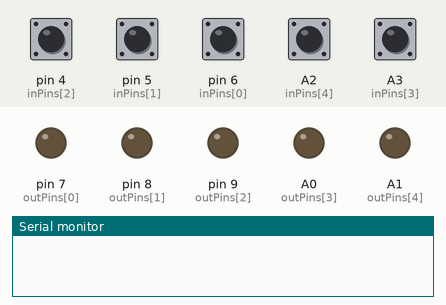
A sketch run on a simulated Arduino Uno, built with avr-gcc and run on an emulated ATmega328P. On the bench: output pins drawn as LEDs (lit = HIGH), the last lines printed to the serial monitor. The test bench sets the inputs (shaded band); at power-on: A2 (inPins[4]), A3 (inPins[3]), pin 4 (inPins[2]), pin 5 (inPins[1]), pin 6 (inPins[0]) HIGH.

Above: at 1.2 s.
1.3 s: pin 4 (inPins[2]) pulled LOW for 0.15 s
At 1.37 s:
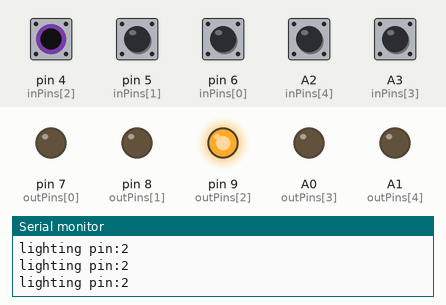
2.9 s: pin 5 (inPins[1]) pulled LOW for 0.15 s
At 2.97 s:
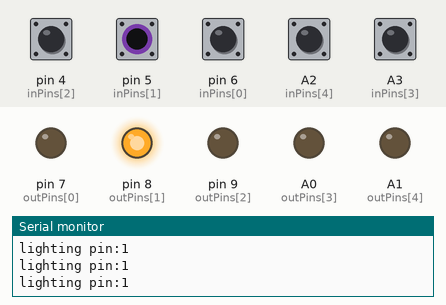
4.5 s: pin 6 (inPins[0]) pulled LOW for 0.15 s
At 4.57 s:
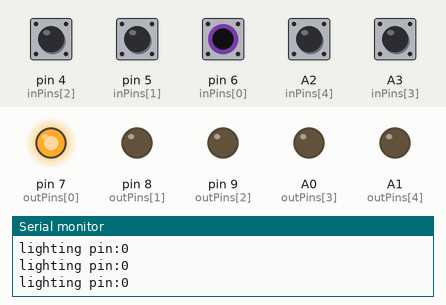
6.1 s: A2 (inPins[4]) pulled LOW for 0.15 s
At 6.17 s:
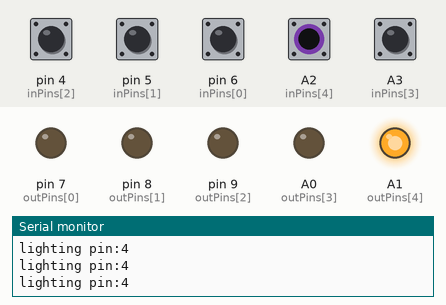
7.7 s: A3 (inPins[3]) pulled LOW for 0.15 s
At 7.77 s:
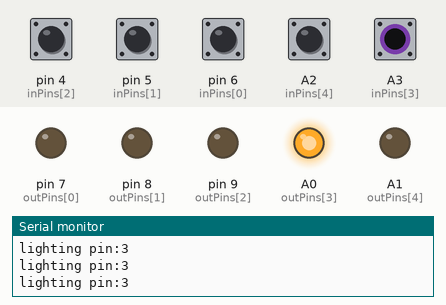
9.3 s: pin 4 (inPins[2]) driven LOW and pin 5 (inPins[1]) driven LOW
At 10.4 s:
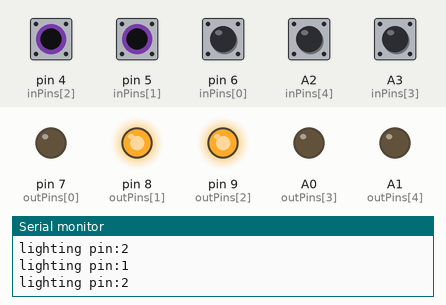
Timing chart, 0 to 11.8 s (numbered marks = the images above; inputs shaded):
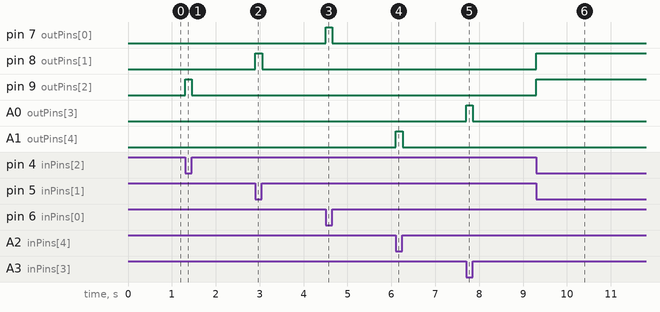

The sketch:

lightUpButtonsTestDebounce.ino
```cpp
//mapped to final boards
// Yellow, Green, White, Red, Blue
byte inPins[5] = {6, 5, 4, A3, A2};
byte outPins[5] = {7, 8,9, A0, A1 };

int buttonState[5] = {0, 0, 0, 0, 0};
int lastButtonState[5] = {0, 0, 0, 0, 0};
int ledState[5] = {0, 0, 0, 0, 0};

unsigned long lastDebounceTime[] = {0, 0, 0, 0, 0};
unsigned long debounceDelay = 50;

void setup() {
  //start serial connection
  Serial.begin(9600);
  //configure pin 2 as an input and enable the internal pull-up resistor

  for (int i = 0; i < 5; i++) {
    pinMode(inPins[i], INPUT_PULLUP);
  }

  for (int i = 0; i < 5; i++) {
    pinMode(outPins[i], OUTPUT);
  }
  for (int i = 0; i < 5; i++) {
    digitalWrite(outPins[i], LOW);
  }
}

void loop() {
  checkInputs();
  lightUpButtons();

}

void checkInputs() {
  for (int i = 0; i < 5; i++) {
    int reading = digitalRead(inPins[i]);

    if (reading != lastButtonState[i]) {
      // reset the debouncing timer
      lastDebounceTime[i] = millis();
    }
    if ((millis() - lastDebounceTime[i]) > debounceDelay) {
      if (reading != buttonState[i]) {
        buttonState[i] = reading;

        // only toggle the LED if the new button state is HIGH
        if (buttonState[i] == LOW) {
          ledState[i] = !ledState[i];
          Serial.print("Buttoon ");
          Serial.print(i);
          Serial.println(" was pressed");
        }
      }
    }
    lastButtonState[i] = reading;
  }
}

void printStates() {

  for (int i = 0; i < 5; i++) {
    int sensorVal = digitalRead(inPins[i]);

    Serial.print(" Button ");
    Serial.print(i);
    Serial.print(" is ");
    Serial.print(digitalRead(sensorVal));

    if (sensorVal == HIGH) {
      digitalWrite(outPins[i], LOW);
    } else {
      digitalWrite(outPins[i], HIGH);
    }
  }
  Serial.println(" ");
}

void lightUpButtons() {

  for (int i = 0; i < 5; i++) {
    int sensorVal = digitalRead(inPins[i]);
    if (sensorVal == HIGH) {

      digitalWrite(outPins[i], LOW);
    } else {
      Serial.print("lighting pin:");
      Serial.println(i);
      digitalWrite(outPins[i], HIGH);
    }
  }
}
```

Measured:
- after the input at 1.3 s, pin 9 (outPins[2]): LOW → HIGH at once, → LOW 0.16 s later
- after the input at 2.9 s, pin 8 (outPins[1]): LOW → HIGH at once, → LOW 0.16 s later
- after the input at 4.5 s, pin 7 (outPins[0]): LOW → HIGH at once, → LOW 0.16 s later
- after the input at 6.1 s, A1 (outPins[4]): LOW → HIGH at once, → LOW 0.16 s later
- after the input at 7.7 s, A0 (outPins[3]): LOW → HIGH at once, → LOW 0.16 s later
- after the input at 9.3 s, pin 8 (outPins[1]), pin 9 (outPins[2]): LOW → HIGH at once
